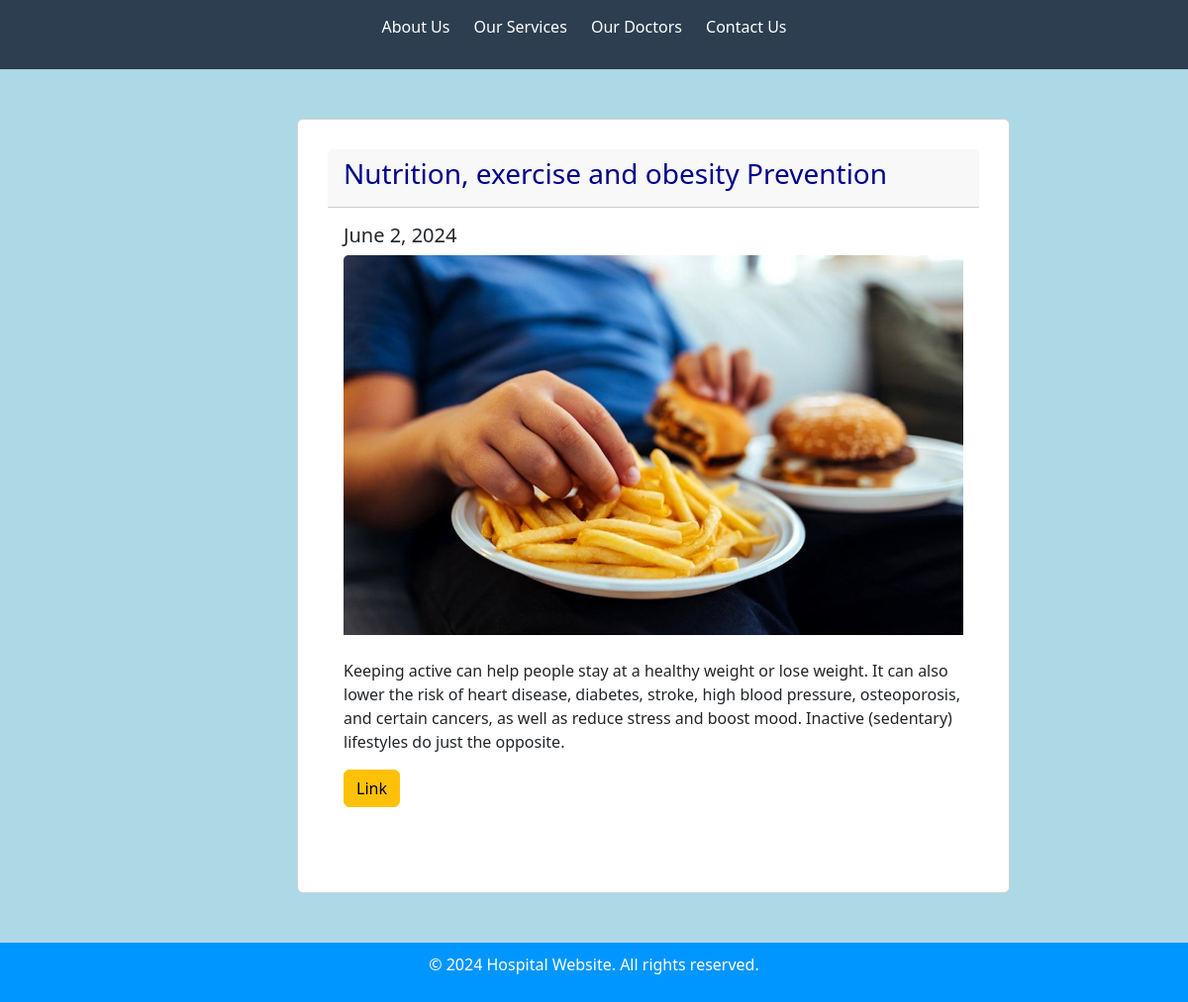
Screenshot of /pa-dashboard/details_resource/1/ with the database file from the repository.
### ehospital_app/models.py (models this page shows, shortened)
class HealthEducationResource(models.Model):
    title = models.CharField(max_length=100)
    image = models.ImageField(upload_to='health_media')
    description = models.TextField()
    link = models.URLField()
    published_date = models.DateField(auto_now_add=True)

### ehospital_app/views.py (the view)
# urls.py: path('details_resource/<int:resource_id>/', views.resource_details, name='details_resource'),
def resource_details(request, resource_id):
    resources = HealthEducationResource.objects.get(id=resource_id)
    return render(request, 'resource_details.html', {'resources': resources})

### templates/resource_details.html
 {% extends 'base.html'%}
{% load static %}
{% block content %}
 <div style="background-color:lightblue;  padding: 50px 0px;">
 <div class="card" style="width : 60%;  padding: 30px; margin-left: 300px; ">
  <div class="card-header">
      <h3 style="color:darkblue;">{{ resources.title }}</h3>
  </div>
  <div class="card-body">
    <h5 class="card-title">{{ resources.published_date }}</h5>
       <img src="{{ resources.image.url }}" alt=".." class="card-img-top"><br><br>
    <p class="card-text">{{ resources.description }}</p>
     <p><a href="{{ resources.link }}" class="btn btn-warning">Link</a></p><br>
  </div>
</div>
     </div>
 {% endblock %}

### templates/base.html (shortened to what this page needs)
<!DOCTYPE html>
{% load static %}
<html lang="en">
<head>
    <link rel="stylesheet" href="{% static 'css/style.css' %}">
    <link href="https://cdn.jsdelivr.net/npm/bootstrap@5.3.3/dist/css/bootstrap.min.css" rel="stylesheet">
</head>
<body>
    <header>
        <div class="container">
            <nav>
                <ul>
                    <li><a href="#about">About Us</a></li>
                    <li><a href="#services">Our Services</a></li>
                    <li><a href="#doctors">Our Doctors</a></li>
                    <li><a href="#contact">Contact Us</a></li>
                </ul>
            </nav>
        </div>
    </header>
    {% block content %}
    {% endblock %}
    <footer>
        <div class="container">
            <p>&copy; 2024 Hospital Website. All rights reserved.</p>
        </div>
    </footer>
</body>
</html>

### static/css/style.css (style rules this page uses)
body { font-family: Arial, sans-serif; margin: 0; padding: 0; }
.container { width: 80%; margin: 0 auto; }
header { background-color: #0096FF; color: #fff; padding: 10px 0; }
nav ul { list-style: none; padding: 0; }
nav ul li { display: inline; margin-right: 20px; }
nav ul li a { color: #fff; text-decoration: none; }
.btn { display: inline-block; padding: 10px 20px; background-color: #007bff; color: #fff; text-decoration: none; border-radius: 5px; }
ul { list-style-type: none; text-align: center; }
footer { background-color: #0096FF; color: #fff; text-align: center; padding: 10px 0; }
.container { width: 100%; height: 100%; }
header { background: #2c3e50; color: white; padding: 15px 20px; display: flex; justify-content: space-between; align-items: center; }

### rows the page displays
HealthEducationResource: title "Nutrition, exercise and obesity Prevention", published_date "June 2, 2024", image (picture), description "Keeping active can help people stay at a healthy weight or lose weight. It can also lower the risk of heart disease, diabetes, stroke, high blood pressure, osteoporosis, and certain cancers, as well as reduce stress and boost mood. Inactive (sedentary) lifestyles do just the opposite."
